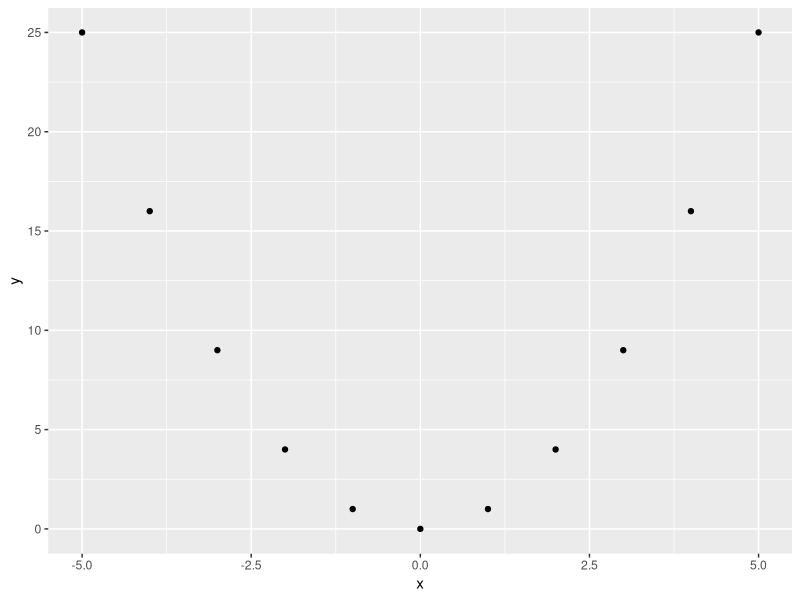

This figure's R source:
## ---- chunk 1
library(tidyverse)
## ---- chunk 2
quadratic_relationship <- data.frame(
  x = seq(-5,5,1)
)
adding_y <- quadratic_relationship |> 
  mutate(y = x^2)
## ---- chunk 3
#Computing correlation
attach(adding_y)
r_xy <- sum(x - mean(x))*sum(y - mean(y))/sqrt(sum((x - mean(x))^2)*sum((y - mean(y))^2))
## ---- chunk 4
r_xy
## ---- chunk 5
cor(x,y)
## ---- chunk 6
adding_y |> 
  ggplot(aes(x = x, y = y)) +
  geom_point()
## ---- chunk 7
cor(x,y,method = "pearson")
